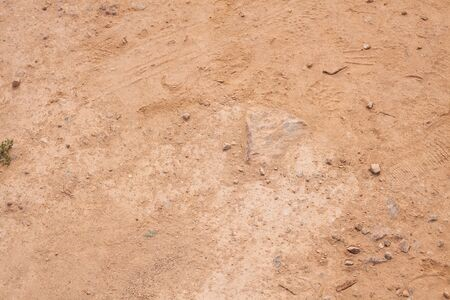
%> input picture MineFloor.jpg, 450 x 300 px
$ octave --eval "Assessment_2;"   (GNU Octave 9; MATLAB toolbox functions it lacks are replaced by stand-ins)
%> lines starting %> are read from the running program, lines starting %| are printed output that depends on the picture; pictures that were not available may be replaced by others from this repository, and a replacement may not be noted
function Assessment_2

%%
    clf
    clc

    hold on

    surf([-3,-3;3,3],[-3,3;-3,3],[0.01,0.01;0.01,0.01], ...
        'CData',imread('MineFloor.jpg'),'FaceColor','texturemap');

    wall_1 = imread('Mineflipped.jpg');
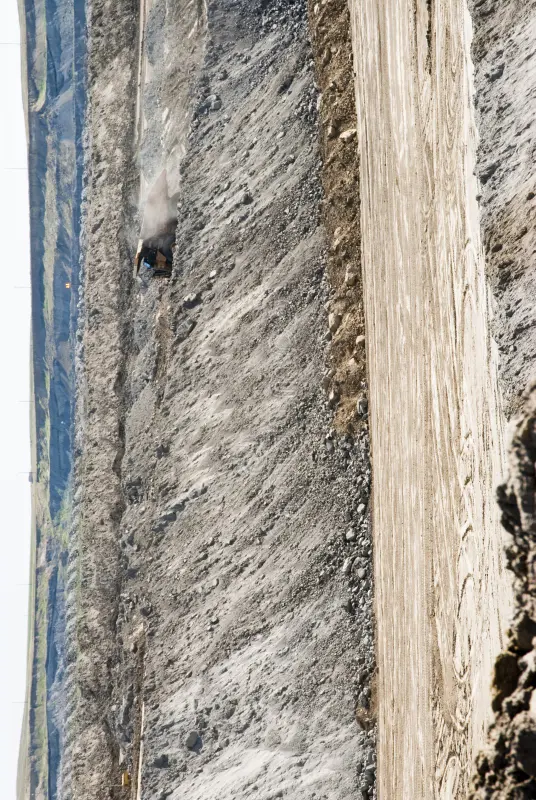
%> input picture Mineflipped.png, 536 x 800 px, given in place of Mineflipped.jpg, which was not available
%> wall_1 is the input picture: size 800x536x3 uint8; mean R, G, B 165.5, 159.9, 151.5

    surf([-2.99,-2.99;2.99,2.99],[-2.99,-2.99;-2.99,-2.99],[4,0;4,0] ...
        ,'CData',wall_1,'FaceColor','texturemap');
    camlight
    hold on;

    wall_2 = imread('Mine.jpg');
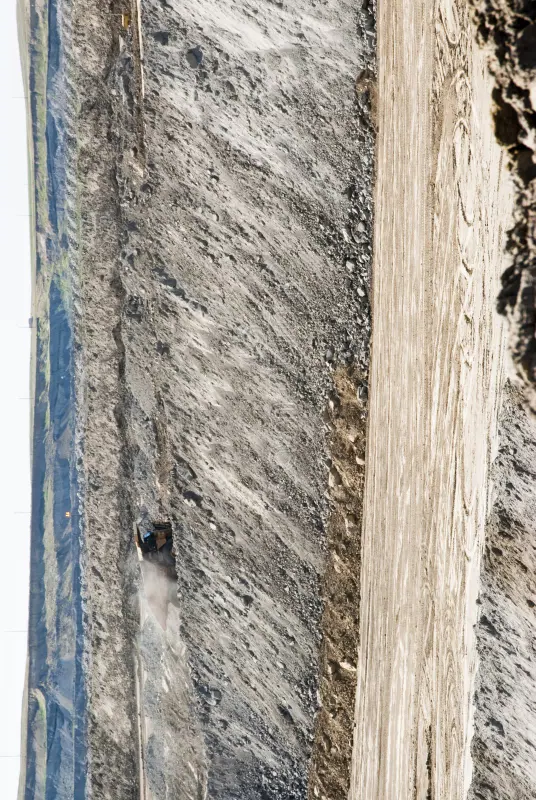
%> input picture Mine.png, 536 x 800 px, given in place of Mine.jpg, which was not available
%> wall_2 is the input picture: size 800x536x3 uint8; mean R, G, B 165.5, 159.9, 151.5

    surf([-2.99,-2.99;-2.99,-2.99],[2.99,2.99;-2.99,-2.99],[4,0;4,0] ...
        ,'CData',wall_2,'FaceColor','texturemap');
    camlight
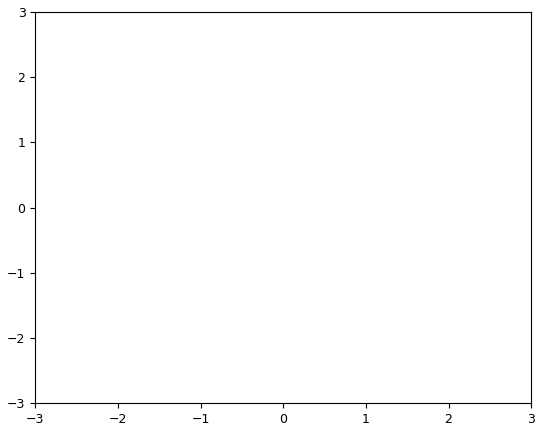
%> figure redrawn from the program's plot data
    hold on;

%> (the run ends here)
